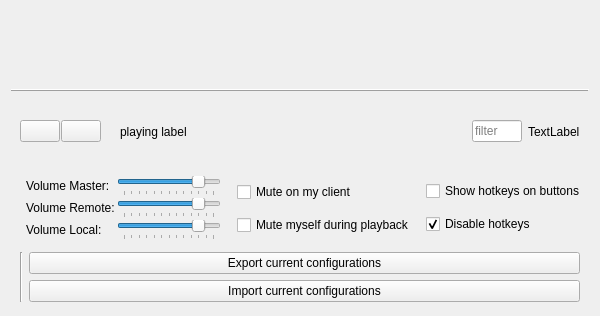
<?xml version="1.0" encoding="UTF-8"?>
<ui version="4.0">
 <class>MainWindow</class>
 <widget class="QWidget" name="MainWindow">
  <property name="windowModality">
   <enum>Qt::NonModal</enum>
  </property>
  <property name="geometry">
   <rect>
    <x>0</x>
    <y>0</y>
    <width>600</width>
    <height>316</height>
   </rect>
  </property>
  <property name="minimumSize">
   <size>
    <width>600</width>
    <height>0</height>
   </size>
  </property>
  <property name="windowTitle">
   <string>RP Soundboard</string>
  </property>
  <property name="windowIcon">
   <iconset resource="qtres.qrc">
    <normaloff>:/icon/img/rpmb_icon_64.png</normaloff>:/icon/img/rpmb_icon_64.png</iconset>
  </property>
  <property name="locale">
   <locale language="English" country="UnitedStates"/>
  </property>
  <layout class="QVBoxLayout" name="verticalLayout_2">
   <property name="spacing">
    <number>0</number>
   </property>
   <item>
    <widget class="QWidget" name="gridWidget" native="true">
     <layout class="QGridLayout" name="gridLayout">
      <property name="bottomMargin">
       <number>3</number>
      </property>
      <property name="spacing">
       <number>3</number>
      </property>
     </layout>
    </widget>
   </item>
   <item>
    <widget class="QFrame" name="frame">
     <property name="frameShape">
      <enum>QFrame::HLine</enum>
     </property>
     <property name="frameShadow">
      <enum>QFrame::Raised</enum>
     </property>
    </widget>
   </item>
   <item>
    <widget class="QFrame" name="mainControlLine">
     <layout class="QHBoxLayout" name="mainControlLineLayout">
      <property name="spacing">
       <number>6</number>
      </property>
      <property name="topMargin">
       <number>3</number>
      </property>
      <property name="bottomMargin">
       <number>3</number>
      </property>
      <item>
       <layout class="QHBoxLayout" name="horizontalLayout_4">
        <property name="spacing">
         <number>1</number>
        </property>
        <item>
         <widget class="QPushButton" name="b_stop">
          <property name="enabled">
           <bool>true</bool>
          </property>
          <property name="sizePolicy">
           <sizepolicy hsizetype="Minimum" vsizetype="Fixed">
            <horstretch>0</horstretch>
            <verstretch>0</verstretch>
           </sizepolicy>
          </property>
          <property name="text">
           <string/>
          </property>
          <property name="icon">
           <iconset resource="qtres.qrc">
            <normaloff>:/icon/img/stoparrow_32.png</normaloff>:/icon/img/stoparrow_32.png</iconset>
          </property>
         </widget>
        </item>
        <item>
         <widget class="QPushButton" name="b_pause">
          <property name="enabled">
           <bool>true</bool>
          </property>
          <property name="sizePolicy">
           <sizepolicy hsizetype="Minimum" vsizetype="Fixed">
            <horstretch>0</horstretch>
            <verstretch>0</verstretch>
           </sizepolicy>
          </property>
          <property name="text">
           <string/>
          </property>
          <property name="icon">
           <iconset resource="qtres.qrc">
            <normaloff>:/icon/img/playarrow_32.png</normaloff>:/icon/img/playarrow_32.png</iconset>
          </property>
          <property name="checkable">
           <bool>false</bool>
          </property>
         </widget>
        </item>
       </layout>
      </item>
      <item>
       <widget class="QLabel" name="playingIconLabel">
        <property name="sizePolicy">
         <sizepolicy hsizetype="Fixed" vsizetype="Fixed">
          <horstretch>0</horstretch>
          <verstretch>0</verstretch>
         </sizepolicy>
        </property>
        <property name="maximumSize">
         <size>
          <width>23</width>
          <height>23</height>
         </size>
        </property>
        <property name="text">
         <string/>
        </property>
        <property name="pixmap">
         <pixmap resource="qtres.qrc">:/icon/img/speaker_icon_3_64.png</pixmap>
        </property>
        <property name="scaledContents">
         <bool>true</bool>
        </property>
       </widget>
      </item>
      <item>
       <widget class="QLabel" name="playingLabel">
        <property name="sizePolicy">
         <sizepolicy hsizetype="Expanding" vsizetype="Preferred">
          <horstretch>0</horstretch>
          <verstretch>0</verstretch>
         </sizepolicy>
        </property>
        <property name="text">
         <string>playing label</string>
        </property>
       </widget>
      </item>
      <item>
       <widget class="QLineEdit" name="filterEdit">
        <property name="maximumSize">
         <size>
          <width>50</width>
          <height>16777215</height>
         </size>
        </property>
        <property name="placeholderText">
         <string>filter</string>
        </property>
       </widget>
      </item>
      <item>
       <widget class="QLabel" name="labelStatus">
        <property name="text">
         <string>TextLabel</string>
        </property>
       </widget>
      </item>
     </layout>
    </widget>
   </item>
   <item>
    <widget class="QWidget" name="settingsWidget" native="true">
     <layout class="QHBoxLayout" name="horizontalLayout">
      <property name="leftMargin">
       <number>15</number>
      </property>
      <property name="topMargin">
       <number>0</number>
      </property>
      <property name="rightMargin">
       <number>3</number>
      </property>
      <property name="bottomMargin">
       <number>3</number>
      </property>
      <item>
       <layout class="QVBoxLayout" name="verticalLayout_3">
        <property name="spacing">
         <number>2</number>
        </property>
        <property name="leftMargin">
         <number>0</number>
        </property>
        <property name="topMargin">
         <number>0</number>
        </property>
        <property name="rightMargin">
         <number>0</number>
        </property>
        <property name="bottomMargin">
         <number>0</number>
        </property>
        <item>
         <layout class="QGridLayout" name="gridLayout_2">
          <item row="1" column="2">
           <widget class="QSlider" name="sl_volumeRemote">
            <property name="maximum">
             <number>120</number>
            </property>
            <property name="pageStep">
             <number>10</number>
            </property>
            <property name="value">
             <number>100</number>
            </property>
            <property name="orientation">
             <enum>Qt::Horizontal</enum>
            </property>
            <property name="tickPosition">
             <enum>QSlider::TicksBelow</enum>
            </property>
            <property name="tickInterval">
             <number>10</number>
            </property>
           </widget>
          </item>
          <item row="2" column="2">
           <widget class="QSlider" name="sl_volumeLocal">
            <property name="maximum">
             <number>120</number>
            </property>
            <property name="pageStep">
             <number>10</number>
            </property>
            <property name="value">
             <number>100</number>
            </property>
            <property name="orientation">
             <enum>Qt::Horizontal</enum>
            </property>
            <property name="tickPosition">
             <enum>QSlider::TicksBelow</enum>
            </property>
            <property name="tickInterval">
             <number>10</number>
            </property>
           </widget>
          </item>
          <item row="2" column="0">
           <widget class="QLabel" name="lbl_volumeLocal">
            <property name="text">
             <string>Volume Local:</string>
            </property>
           </widget>
          </item>
          <item row="1" column="0">
           <widget class="QLabel" name="lbl_volumeRemote">
            <property name="text">
             <string>Volume Remote:</string>
            </property>
           </widget>
          </item>
          <item row="0" column="2">
           <widget class="QSlider" name="sl_volumeMaster">
            <property name="maximum">
             <number>120</number>
            </property>
            <property name="pageStep">
             <number>10</number>
            </property>
            <property name="value">
             <number>100</number>
            </property>
            <property name="orientation">
             <enum>Qt::Horizontal</enum>
            </property>
            <property name="tickPosition">
             <enum>QSlider::TicksBelow</enum>
            </property>
            <property name="tickInterval">
             <number>10</number>
            </property>
           </widget>
          </item>
          <item row="0" column="0">
           <widget class="QLabel" name="lbl_volumeMaster">
            <property name="text">
             <string>Volume Master:</string>
            </property>
           </widget>
          </item>
         </layout>
        </item>
       </layout>
      </item>
      <item>
       <spacer name="horizontalSpacer_2">
        <property name="orientation">
         <enum>Qt::Horizontal</enum>
        </property>
        <property name="sizeType">
         <enum>QSizePolicy::Fixed</enum>
        </property>
        <property name="sizeHint" stdset="0">
         <size>
          <width>10</width>
          <height>0</height>
         </size>
        </property>
       </spacer>
      </item>
      <item>
       <layout class="QVBoxLayout" name="verticalLayout_4">
        <property name="spacing">
         <number>2</number>
        </property>
        <property name="sizeConstraint">
         <enum>QLayout::SetDefaultConstraint</enum>
        </property>
        <item>
         <widget class="QCheckBox" name="cb_mute_locally">
          <property name="sizePolicy">
           <sizepolicy hsizetype="Minimum" vsizetype="Fixed">
            <horstretch>0</horstretch>
            <verstretch>0</verstretch>
           </sizepolicy>
          </property>
          <property name="text">
           <string>Mute on my client</string>
          </property>
         </widget>
        </item>
        <item>
         <widget class="QCheckBox" name="cb_mute_myself">
          <property name="text">
           <string>Mute myself during playback</string>
          </property>
         </widget>
        </item>
       </layout>
      </item>
      <item>
       <spacer name="horizontalSpacer_4">
        <property name="orientation">
         <enum>Qt::Horizontal</enum>
        </property>
        <property name="sizeType">
         <enum>QSizePolicy::Fixed</enum>
        </property>
        <property name="sizeHint" stdset="0">
         <size>
          <width>5</width>
          <height>0</height>
         </size>
        </property>
       </spacer>
      </item>
      <item>
       <layout class="QVBoxLayout" name="verticalLayout_5">
        <property name="spacing">
         <number>3</number>
        </property>
        <item>
         <widget class="QCheckBox" name="cb_show_hotkeys_on_buttons">
          <property name="text">
           <string>Show hotkeys on buttons</string>
          </property>
         </widget>
        </item>
        <item>
         <widget class="QCheckBox" name="cb_disable_hotkeys">
          <property name="text">
           <string>Disable hotkeys</string>
          </property>
          <property name="checked">
           <bool>true</bool>
          </property>
         </widget>
        </item>
       </layout>
      </item>
     </layout>
    </widget>
   </item>
   <item>
    <widget class="QWidget" name="configsWidget" native="true">
     <property name="sizePolicy">
      <sizepolicy hsizetype="Preferred" vsizetype="Fixed">
       <horstretch>0</horstretch>
       <verstretch>0</verstretch>
      </sizepolicy>
     </property>
     <layout class="QHBoxLayout" name="horizontalLayout_8">
      <property name="leftMargin">
       <number>9</number>
      </property>
      <property name="topMargin">
       <number>3</number>
      </property>
      <property name="rightMargin">
       <number>9</number>
      </property>
      <property name="bottomMargin">
       <number>3</number>
      </property>
      <item>
       <layout class="QGridLayout" name="configsGrid"/>
      </item>
      <item>
       <widget class="QFrame" name="frame_2">
        <property name="frameShape">
         <enum>QFrame::VLine</enum>
        </property>
        <property name="frameShadow">
         <enum>QFrame::Sunken</enum>
        </property>
       </widget>
      </item>
      <item>
       <layout class="QVBoxLayout" name="verticalLayout">
        <item>
         <widget class="QPushButton" name="pushSave">
          <property name="text">
           <string>Export current configurations</string>
          </property>
         </widget>
        </item>
        <item>
         <widget class="QPushButton" name="pushLoad">
          <property name="text">
           <string>Import current configurations</string>
          </property>
         </widget>
        </item>
       </layout>
      </item>
     </layout>
    </widget>
   </item>
  </layout>
 </widget>
 <resources>
  <include location="qtres.qrc"/>
 </resources>
 <connections/>
</ui>
